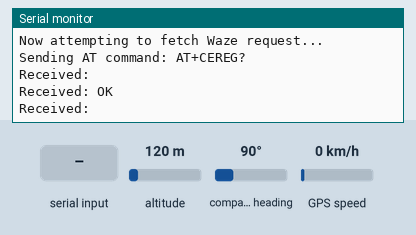
Recording of a sketch running on a simulated ESP32. On the bench: the last lines printed to the serial monitor. The inputs (shaded band) are chosen by the test bench; at power-on: altitude 120 m, compass heading 90°, GPS speed 0 km/h. The GPS gets a fix after 3 s at 37.7749, -122.4194 with 8 satellites; the modem accepts every AT command (registered, SIM ready, sends succeed) and sends nothing else.

Above: at 4.4 s.
4.5 s: "+CEREG: 0,1\n" received over the second serial link
At 5.3 s:
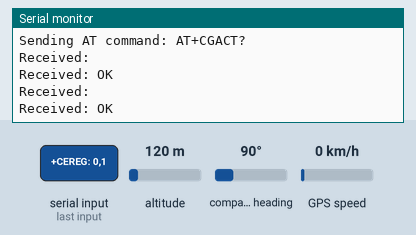
6.0 s: "+CGACT: 1,1\n" received over the second serial link
At 6.9 s:
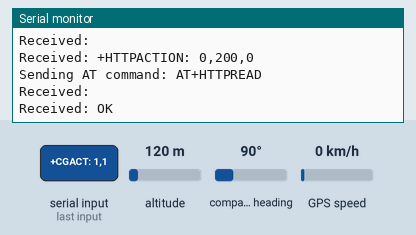
7.5 s: "90,45\n" received over the second serial link
At 8.2 s:
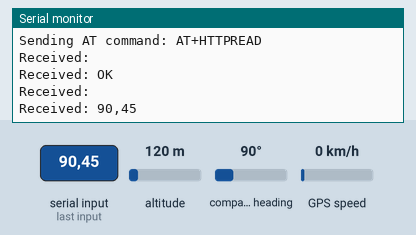
9.0 s: "+HTTPREAD: 90,45\n" received over the second serial link
At 9.4 s:
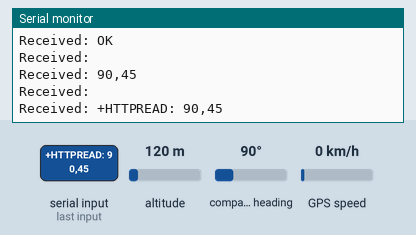

Measured:
- after the input at 4.5 s, the serial monitor: prints a new line at once (image 1)
- after the input at 6.0 s, the serial monitor: prints a new line at once (image 2)
- after the input at 7.5 s, the serial monitor: prints a new line at once (image 3)
- after the input at 9.0 s, the serial monitor: prints a new line at once (image 4)

The sketch:

GPSLTE.ino
```cpp
#include <HardwareSerial.h>
#include <TinyGPS++.h>
#include <ArduinoJson.h>


// Serial connection to SIM7080G (UART2: RX=16, TX=17 on ESP32)
HardwareSerial simSerial(2);

// Serial connection to NEO-M8N GPS module (UART1: RX=18, TX=19)
HardwareSerial gpsSerial(1);
TinyGPSPlus gps;

// Variables for GPS coordinates and alert fetching logic
float currentLat = 0.0;
float currentLon = 0.0;
float lastCheckedLat = 0.0;
float lastCheckedLon = 0.0;

// Configuration settings
float maxDistanceKm = 1.0;      // Search radius for alerts in kilometers
float checkInterval = 60.0;     // Check alerts every 60 seconds
float movementThreshold = 0.2;  // Trigger fetch if moved 0.2 km
unsigned long lastCheckTime = 0;

void setup() {
  // Initialize serial communication for debugging and SIM7080G
  Serial.begin(115200);
  simSerial.begin(115200, SERIAL_8N1, 16, 17);

  // Initialize GPS serial for NEO-M8N
  gpsSerial.begin(9600, SERIAL_8N1, 18, 19);

  // Optional: Uncomment and set SIM PIN if required
  // simSerial.println("AT+CPIN=\"your_pin\"");
  // delay(1000);

  Serial.println("Setup complete: SIM7080G and NEO-M8N initialized");
}

void loop() {
  // Read available GPS data from NEO-M8N
  while (gpsSerial.available() > 0) {
    gps.encode(gpsSerial.read());
  }

  // Get current GPS location
  getGPSLocation();

  // Proceed only if valid GPS fix is obtained
  if (currentLat != 0.0 && currentLon != 0.0) {
    unsigned long currentTime = millis();
    float timeSinceLastCheck = (currentTime - lastCheckTime) / 1000.0;
    float distanceMoved = calculateDistance(currentLat, currentLon, lastCheckedLat, lastCheckedLon);

    // Fetch alerts if enough time has passed or significant movement detected
    if (timeSinceLastCheck >= checkInterval || distanceMoved > movementThreshold) {
      fetchAlerts();
      lastCheckedLat = currentLat;
      lastCheckedLon = currentLon;
      lastCheckTime = currentTime;
    }
  }
  delay(1000); // Prevent loop from running too quickly
}

/**
 * Retrieve GPS location from NEO-M8N using TinyGPS++
 */
void getGPSLocation() {
  if (gps.location.isValid()) {
    currentLat = gps.location.lat();
    currentLon = gps.location.lng();
    Serial.println("GPS Location: Lat=" + String(currentLat, 6) + ", Lon=" + String(currentLon, 6));
  } else {
    currentLat = 0.0;
    currentLon = 0.0;
    Serial.println("Waiting for GPS fix...");
  }
}

/**
 * Calculate bounding box coordinates based on current position and distance
 */
void calculateBoundingBox(float lat, float lon, float distanceKm, float& top, float& bottom, float& left, float& right) {
  float latInRadians = lat * PI / 180.0;
  float deltaLatitude = distanceKm / 111.0; // 1 degree latitude ≈ 111 km
  float deltaLongitude = distanceKm / (111.0 * cos(latInRadians)); // Adjust for longitude
  top = lat + deltaLatitude;
  bottom = lat - deltaLatitude;
  left = lon - deltaLongitude;
  right = lon + deltaLongitude;
}

/**
 * Calculate approximate distance between two points in kilometers
 */
float calculateDistance(float lat1, float lon1, float lat2, float lon2) {
  float dLat = (lat2 - lat1) * 111.0; // Latitude difference in km
  float dLon = (lon2 - lon1) * 111.0 * cos(lat1 * PI / 180.0); // Longitude difference in km
  return sqrt(dLat * dLat + dLon * dLon); // Euclidean distance approximation
}

/**
 * Fetch Waze alerts using SIM7080G cellular connection
 */
void fetchAlerts() {
  float top, bottom, left, right;
  calculateBoundingBox(currentLat, currentLon, maxDistanceKm, top, bottom, left, right);

  Serial.println("Now attempting to fetch Waze request...");

  // Construct Waze API URL
  String url = "https://www.waze.com/live-map/api/georss?top=" + String(top, 6) +
               "&bottom=" + String(bottom, 6) +
               "&left=" + String(left, 6) +
               "&right=" + String(right, 6) +
               "&env=row&types=alerts";

  // Check Network Registration
  String response;
  if (sendATCommand("AT+CEREG?", "+CEREG:", response, 5000)) {
    Serial.println("Network Registration: " + response);
    if (!(response.indexOf("+CEREG: 0,1") >= 0 || response.indexOf("+CEREG: 0,5") >= 0)) {
      Serial.println("Error: Module not registered on network!");
      return; // Exit if not registered
    }
  } else {
    Serial.println("Error: Failed to check network registration");
    return;
  }

  // Check Signal Strength
  if (sendATCommand("AT+CSQ", "+CSQ:", response, 5000)) {
    Serial.println("Signal Strength: " + response);
    int signalQuality;
    sscanf(response.c_str(), "+CSQ: %d,", &signalQuality);
    if (signalQuality == 99) {
      Serial.println("Error: No signal detected!");
      return; // Exit if no signal
    } else if (signalQuality < 10) {
      Serial.println("Warning: Weak signal strength");
    }
  } else {
    Serial.println("Error: Failed to check signal strength");
    return;
  }

  // Configure APN for AldiMobile SIM card
  if (!sendATCommand("AT+CGDCONT=1,\"IP\",\"telstra.internet\"", "OK", response, 5000)) {
    Serial.println("Error: Failed to set APN");
    return;
  }

  // Activate Packet Data Protocol (PDP) context
  if (!sendATCommand("AT+CGACT=1,1", "OK", response, 10000)) {
    Serial.println("Error: Failed to activate PDP context");
    return;
  }

  // Verify PDP Context
  if (sendATCommand("AT+CGACT?", "+CGACT:", response, 5000)) {
    Serial.println("PDP Context Status: " + response);
    if (response.indexOf("+CGACT: 1,1") == -1) {
      Serial.println("Error: PDP context not active!");
      return;
    }
  } else {
    Serial.println("Error: Failed to verify PDP context");
    return;
  }

  // Initialize HTTP service
  if (!sendATCommand("AT+HTTPINIT", "OK", response, 5000)) {
    Serial.println("Error: Failed to initialize HTTP service");
    return;
  }

  // Enable HTTPS
  if (!sendATCommand("AT+HTTPSSL=1", "OK", response, 5000)) {
    Serial.println("Error: Failed to enable HTTPS");
    simSerial.println("AT+HTTPTERM"); // Clean up
    delay(1000);
    return;
  }

  // Set URL for HTTP request
  if (!sendATCommand("AT+HTTPPARA=\"URL\",\"" + url + "\"", "OK", response, 5000)) {
    Serial.println("Error: Failed to set HTTP URL");
    simSerial.println("AT+HTTPTERM");
    delay(1000);
    return;
  }

  // Send HTTP GET request and process response
  if (sendATCommand("AT+HTTPACTION=0", "+HTTPACTION:", response, 30000)) { // Extended timeout
    int method, status, data_length;
    sscanf(response.c_str(), "+HTTPACTION: %d,%d,%d", &method, &status, &data_length);
    if (status == 200) {
      if (sendATCommand("AT+HTTPREAD", "+HTTPREAD:", response, 10000)) {
        int read_status, read_length;
        sscanf(response.c_str(), "+HTTPREAD: %d,%d", &read_status, &read_length);
        if (read_status == 0) {
          String jsonData = readHTTPData(read_length);
          DynamicJsonDocument doc(2048);
          DeserializationError error = deserializeJson(doc, jsonData);
          if (!error) {
            JsonArray alerts = doc["alerts"];
            if (alerts.isNull() || alerts.size() == 0) {
              Serial.println("No alerts found.");
            } else {
              Serial.println("Alerts received:");
              for (JsonVariant alert : alerts) {
                String type = alert["type"] | "Unknown";
                String subtype = alert["subtype"] | "N/A";
                float x = alert["location"]["x"] | 0.0;
                float y = alert["location"]["y"] | 0.0;
                String street = alert["street"] | "Unknown";
                Serial.println("- Type: " + type +
                              ", Subtype: " + subtype +
                              ", Location: (" + String(x, 6) + ", " + String(y, 6) +
                              "), Street: " + street);
              }
            }
          } else {
            Serial.println("JSON parsing failed: " + String(error.c_str()));
          }
        }
      }
    } else {
      Serial.println("HTTP request failed with status: " + String(status));
    }
  } else {
    Serial.println("Error: HTTP request timed out or failed");
  }

  // Terminate HTTP service
  simSerial.println("AT+HTTPTERM");
  delay(1000);

  // Deactivate PDP context
  simSerial.println("AT+CGACT=0,1");
  delay(1000);
}

/**
 * Read a single line from the SIM7080G serial port
 */
String readLine(unsigned long timeout = 1000) {
  String line = "";
  unsigned long startTime = millis();
  while (millis() - startTime < timeout) {
    if (simSerial.available()) {
      char c = simSerial.read();
      if (c == '\n') {
        return line;
      } else if (c != '\r') {
        line += c;
      }
    }
  }
  return line;
}

/**
 * Send an AT command and wait for a specific response
 */
bool sendATCommand(String command, const char* expectedStart, String& response, unsigned long timeout) {
  Serial.println("Sending AT command: " + command);
  simSerial.println(command);
  unsigned long startTime = millis();
  while (millis() - startTime < timeout) {
    String line = readLine();
    Serial.println("Received: " + line);
    if (line.startsWith(expectedStart)) {
      response = line;
      return true;
    }
  }
  Serial.println("Timeout waiting for response to: " + command);
  return false;
}

/**
 * Read HTTP data of specified length from SIM7080G
 */
String readHTTPData(int length) {
  String data = "";
  for (int i = 0; i < length; i++) {
    while (!simSerial.available()) {
      // Wait for data
    }
    data += (char)simSerial.read();
  }
  return data;
}
```
